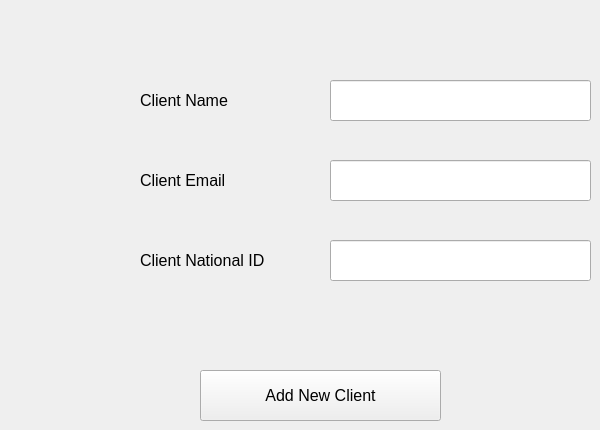
      <widget class="QWidget" name="widget_2">
       <attribute name="title">
        <string>Add New Client</string>
       </attribute>
       <widget class="QLineEdit" name="lineEdit_5">
        <property name="geometry">
         <rect>
          <x>330</x>
          <y>80</y>
          <width>261</width>
          <height>41</height>
         </rect>
        </property>
        <property name="font">
         <font>
          <family>Segoe UI</family>
          <pointsize>12</pointsize>
         </font>
        </property>
       </widget>
       <widget class="QPushButton" name="pushButton_9">
        <property name="geometry">
         <rect>
          <x>200</x>
          <y>370</y>
          <width>241</width>
          <height>51</height>
         </rect>
        </property>
        <property name="font">
         <font>
          <family>Segoe UI</family>
          <pointsize>12</pointsize>
         </font>
        </property>
        <property name="text">
         <string>Add New Client</string>
        </property>
       </widget>
       <widget class="QLabel" name="label_10">
        <property name="geometry">
         <rect>
          <x>140</x>
          <y>80</y>
          <width>121</width>
          <height>41</height>
         </rect>
        </property>
        <property name="font">
         <font>
          <family>Segoe UI</family>
          <pointsize>12</pointsize>
         </font>
        </property>
        <property name="text">
         <string>Client Name</string>
        </property>
       </widget>
       <widget class="QLineEdit" name="lineEdit_6">
        <property name="geometry">
         <rect>
          <x>330</x>
          <y>160</y>
          <width>261</width>
          <height>41</height>
         </rect>
        </property>
        <property name="font">
         <font>
          <family>Segoe UI</family>
          <pointsize>12</pointsize>
         </font>
        </property>
       </widget>
       <widget class="QLabel" name="label_11">
        <property name="geometry">
         <rect>
          <x>140</x>
          <y>160</y>
          <width>121</width>
          <height>41</height>
         </rect>
        </property>
        <property name="font">
         <font>
          <family>Segoe UI</family>
          <pointsize>12</pointsize>
         </font>
        </property>
        <property name="text">
         <string>Client Email</string>
        </property>
       </widget>
       <widget class="QLineEdit" name="lineEdit_7">
        <property name="geometry">
         <rect>
          <x>330</x>
          <y>240</y>
          <width>261</width>
          <height>41</height>
         </rect>
        </property>
        <property name="font">
         <font>
          <family>Segoe UI</family>
          <pointsize>12</pointsize>
         </font>
        </property>
       </widget>
       <widget class="QLabel" name="label_12">
        <property name="geometry">
         <rect>
          <x>140</x>
          <y>240</y>
          <width>151</width>
          <height>41</height>
         </rect>
        </property>
        <property name="font">
         <font>
          <family>Segoe UI</family>
          <pointsize>12</pointsize>
         </font>
        </property>
        <property name="text">
         <string>Client National ID</string>
        </property>
       </widget>
      </widget>
